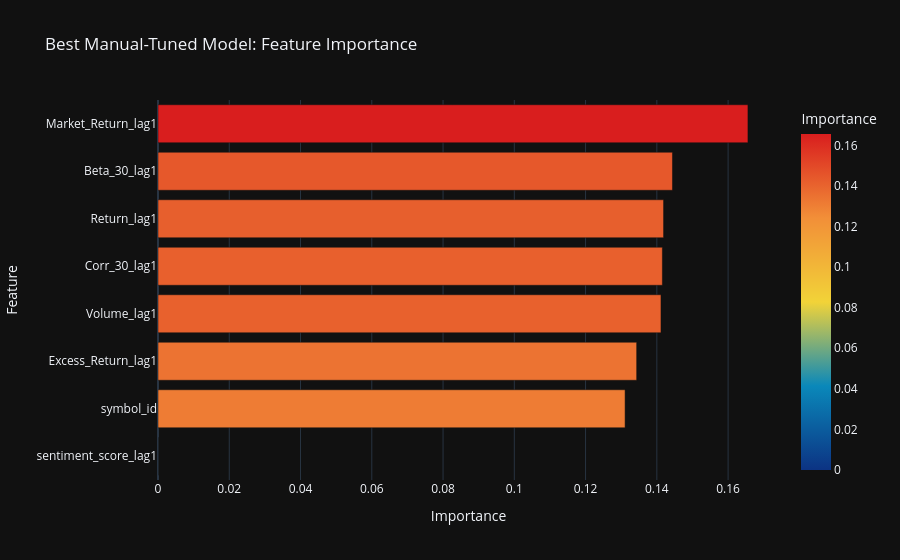

Notebook code cell kept with this figure:
### Markdown cell above
## 6. Evaluation

### Code cell
from sklearn.metrics import accuracy_score, f1_score, classification_report

y_test_prob = best_model_manual.predict_proba(X_test)[:, 1]

for t in [0.50, best_threshold]:
    y_pred = (y_test_prob >= t).astype(int)

    print(f"\n===== Threshold = {t:.2f} =====")
    print(f"Accuracy: {accuracy_score(y_test, y_pred):.2%}")
    print(f"F1: {f1_score(y_test, y_pred):.4f}")
    print(classification_report(y_test, y_pred))

importance_df_best = pd.DataFrame({
    'Feature': features,
    'Importance': best_model_manual.feature_importances_
}).sort_values(by='Importance', ascending=True)

fig = px.bar(
    importance_df_best,
    x='Importance',
    y='Feature',
    orientation='h',
    title="Best Manual-Tuned Model: Feature Importance",
    color='Importance',
    color_continuous_scale='Portland'
)
fig.update_layout(template='plotly_dark')
fig.show()

### Figure 1 — Plotly figure (JSON) as saved in the notebook; plotly's stock layout.template omitted (floating-point values rounded to 4 significant figures)
{"data": [{"hovertemplate": "Importance=%{marker.color}<br>Feature=%{y}<extra></extra>", "legendgroup": "", "marker": {"color": [0.0, 0.1311, 0.1343, 0.1412, 0.1416, 0.1419, 0.1444, 0.1656], "coloraxis": "coloraxis", "pattern": {"shape": ""}}, "name": "", "orientation": "h", "showlegend": false, "textposition": "auto", "type": "bar", "x": [0.0, 0.1311, 0.1343, 0.1412, 0.1416, 0.1419, 0.1444, 0.1656], "xaxis": "x", "y": ["sentiment_score_lag1", "symbol_id", "Excess_Return_lag1", "Volume_lag1", "Corr_30_lag1", "Return_lag1", "Beta_30_lag1", "Market_Return_lag1"], "yaxis": "y"}], "layout": {"barmode": "relative", "coloraxis": {"colorbar": {"title": {"text": "Importance"}}, "colorscale": [[0, "rgb(12,51,131)"], [0.25, "rgb(10,136,186)"], [0.5, "rgb(242,211,56)"], [0.75, "rgb(242,143,56)"], [1, "rgb(217,30,30)"]]}, "legend": {"tracegroupgap": 0}, "title": {"text": "Best Manual-Tuned Model: Feature Importance"}, "xaxis": {"anchor": "y", "domain": [0, 1], "title": {"text": "Importance"}}, "yaxis": {"anchor": "x", "domain": [0, 1], "title": {"text": "Feature"}}}}
